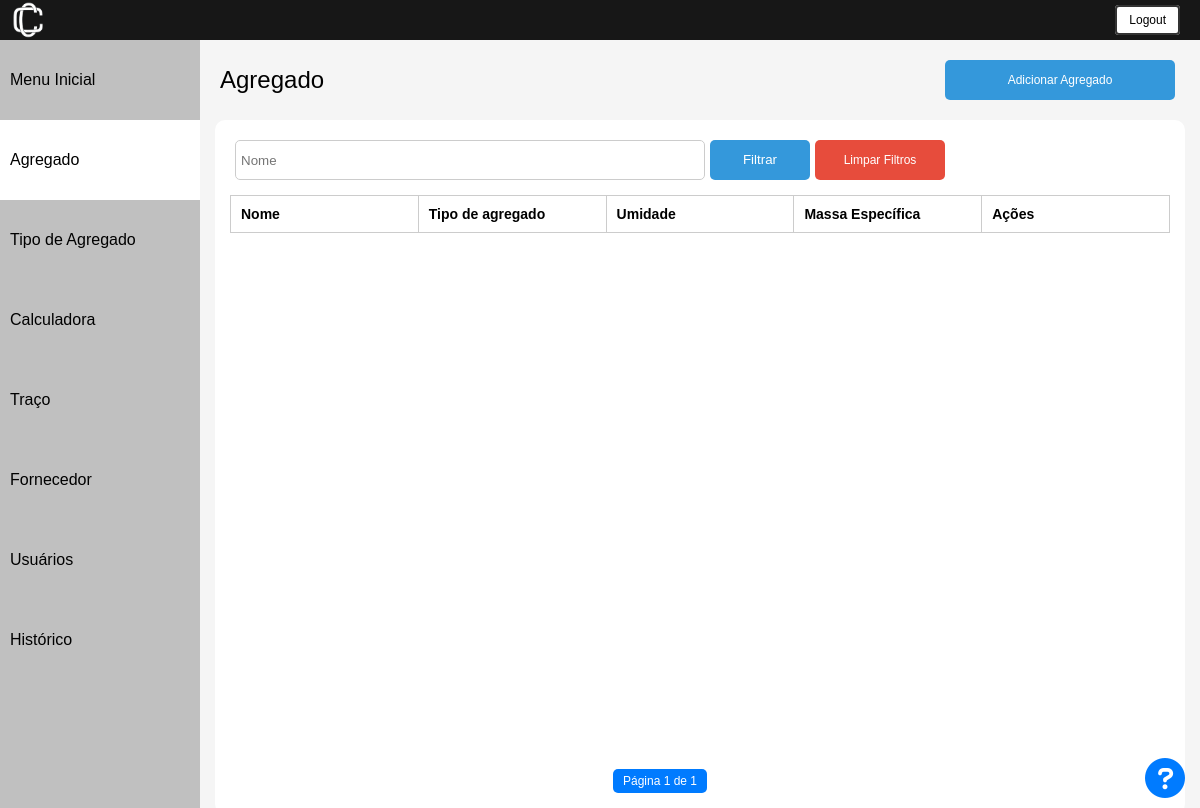
The page /agregados/ (signed in) on the database as committed earlier.
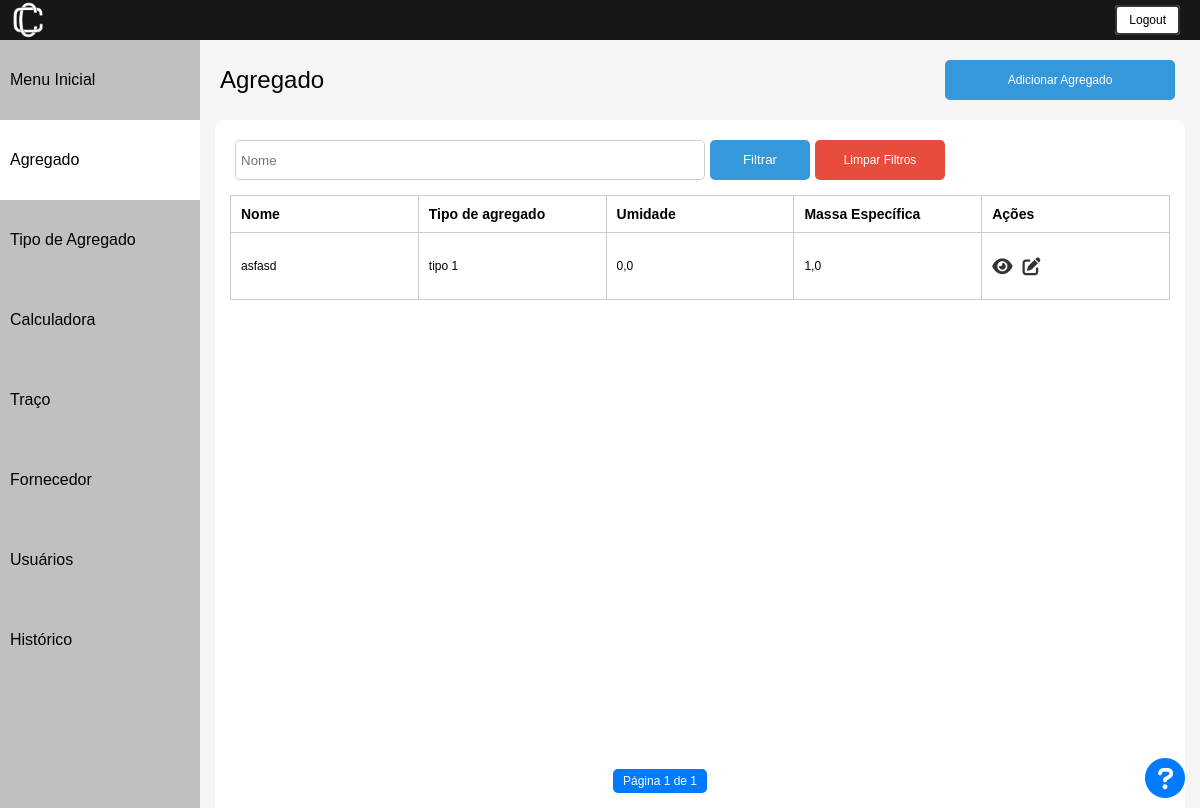
The same page on the database as committed later.
### usuarios/models.py (models this page shows, shortened)
class Agregado(models.Model):
    nome = models.CharField(max_length=40, unique=True)
    pen_6_30_mm = models.FloatField()
    pen_4_80_mm = models.FloatField()
    pen_2_40_mm = models.FloatField()
    pen_1_20_mm = models.FloatField()
    pen_600_um = models.FloatField()
    pen_300_um = models.FloatField()
    pen_150_um = models.FloatField()
    pen_75_um = models.FloatField()
    fundo = models.FloatField()
    umidade = models.FloatField()
    massa_especifica = models.FloatField()
    is_deleted = models.BooleanField(default=False)
    num_modificacao = models.IntegerField(default=0)
    data_cadastro = models.DateTimeField(default=timezone.now)
    fk_usuario_id = models.IntegerField(null=False)
    fk_fornecedor_id = models.ForeignKey(Fornecedor, on_delete=models.CASCADE)
    fk_tipo_agregado_id = models.ForeignKey(TipoAgregado, on_delete=models.CASCADE)
    class Meta:
        db_table = "agregado"

class TipoAgregado(models.Model):
    nome = models.CharField(max_length=40, unique=True, null=False)
    data_cadastro = models.DateTimeField(default=timezone.now)
    class Meta:
        db_table = "tipo_agregado"
    def __str__(self):
        return self.nome

### usuarios/decorators.py (the view)
        def wrapper_func(request, *args, **kwargs):
            group = None
            if request.user.groups.exists():
                group = request.user.groups.all()[0].name
            if group in allowed_roles:
                return view_func(request, *args, **kwargs)
            else:
                return HttpResponseRedirect(reverse('error_page'))

### usuarios/scripts.py (called while the page is built)
def get_user_group(request):
    return request.user.groups.all()[0].name

### usuarios/views.py (called while the page is built)
@login_required
@allowed_users(allowed_roles=['Administrador', 'Editor'])
def listar_agregados(request):  # Renomeei a função para ser mais descritiva
    agregados = Agregado.objects.all().order_by(Lower('nome'))
    paginator = Paginator(agregados, itens_por_pagina)
    page_number = request.GET.get("page")
    exibir_data = False
    context = {
        'page_obj': paginator.get_page(page_number),
        'exibir_data': exibir_data,
        'user_group': get_user_group(request)
        }
    return render(request, 'agregado/index.html', context)

### usuarios/templates/agregado/index.html (shortened to what this page needs)
{% extends 'base.html' %}
{% load static %}
{% block content %}
<html lang="pt-br">
<head>
    <link rel="stylesheet" href="{% static 'css/listar.css' %}">
    <link rel="stylesheet" href="https://cdnjs.cloudflare.com/ajax/libs/font-awesome/5.15.4/css/all.min.css">
</head>
<body>
     {% include "utils/header.html" %}
    <div class="container">
        {% include "utils/sidebar.html" %}
        <div class="content">
            <div class="cadastrar_btn">
                <a class="nome-pagina">Agregado</a>
                <a href="{% url 'cadastrar_agregado' %}" class="btn_cadastrar">Adicionar Agregado</a>
            </div>
            <div class = 'all-content'>
                {% with filtro_url='filtrar_agregados' %}
                    {% include "utils/filtrar.html" %}
                {% endwith %}
                <div class="lista">
                    <table>
                        <thead>
                            <tr>
                                <th>Nome</th>
                                <th>Tipo de agregado</th>
                                <th>Umidade</th>
                                <th>Massa Específica</th>
                                <th>Ações</th>
                            </tr>
                        </thead>
                        <tbody>
                            {% for agregado in page_obj %}
                                <tr>
                                    <td>{{ agregado.nome }}</td>
                                    <td>{{ agregado.fk_tipo_agregado_id }}</td>
                                    <td>{{ agregado.umidade }}</td>
                                    <td>{{ agregado.massa_especifica }}</td>
                                    <td class="align-right">
                                        <div class="btn-action-container">
                                            <a href="{% url 'inspecionar_agregado' agregado.id %}" class="btn-action"><i class="fa fa-eye"></i></a>
                                            <a href="{% url 'editar_agregado' agregado.id %}" class="btn-action"><i class="fa fa-edit"></i></a>
                                        </div>
                                    </td>
                            </tr>
                            {% endfor %}
                        </tbody>
                    </table>
                    {% include "utils/paginador.html" %}
                    {% with duvidas_link='https://calconc.readthedocs.io/pt/latest/files/agregado/main.html' %}
                        {% include "utils/duvidas.html" %}
                    {% endwith %}
                </div>
            </div>
        </div>
    </div>
</body>
{% endblock %}

Rows that differ between the two databases and show on the page:
added Agregado: nome "asfasd", fk_tipo_agregado_id "tipo 1", umidade "0,0", massa_especifica "1,0"
